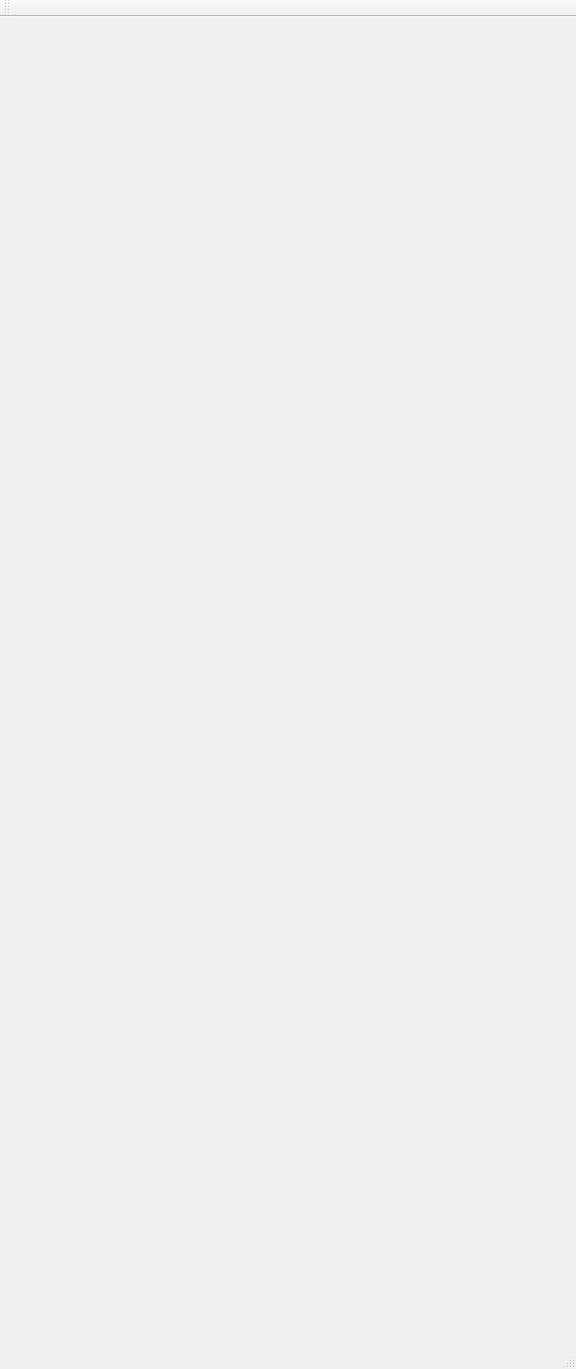
<?xml version="1.0" encoding="UTF-8"?>
<ui version="4.0">
 <class>EditorClass</class>
 <widget class="QMainWindow" name="EditorClass">
  <property name="geometry">
   <rect>
    <x>0</x>
    <y>0</y>
    <width>576</width>
    <height>1369</height>
   </rect>
  </property>
  <property name="windowTitle">
   <string>Editor</string>
  </property>
  <widget class="QWidget" name="centralWidget"/>
  <widget class="QMenuBar" name="menuBar">
   <property name="geometry">
    <rect>
     <x>0</x>
     <y>0</y>
     <width>576</width>
     <height>37</height>
    </rect>
   </property>
  </widget>
  <widget class="QToolBar" name="mainToolBar">
   <attribute name="toolBarArea">
    <enum>TopToolBarArea</enum>
   </attribute>
   <attribute name="toolBarBreak">
    <bool>false</bool>
   </attribute>
  </widget>
  <widget class="QStatusBar" name="statusBar"/>
 </widget>
 <layoutdefault spacing="6" margin="11"/>
 <resources>
  <include location="Editor.qrc"/>
 </resources>
 <connections/>
</ui>
